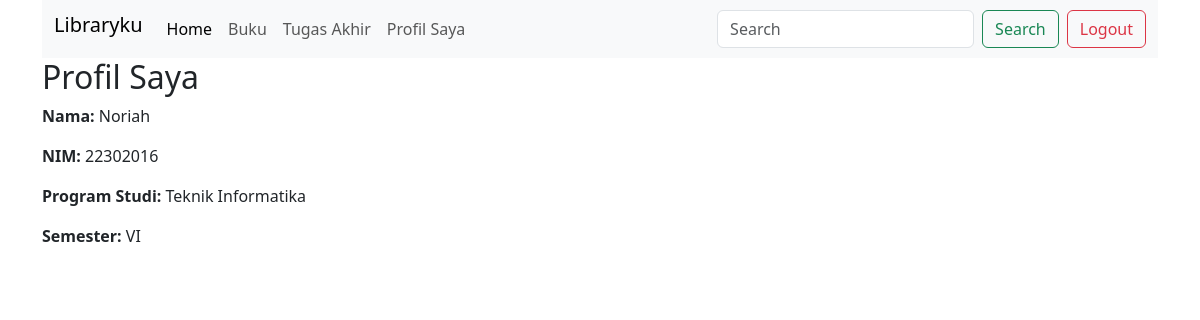
The app's page /Libraryku_Noriah/profil.php (signed in) with its own data.
### tables this page shows
CREATE TABLE `mhs` (
  `nim` int(8) NOT NULL,
  `nama_mhs` varchar(50) NOT NULL,
  `jenkel` enum('Laki-Laki','Perempuan','','') NOT NULL,
  `id_prodi` int(5) NOT NULL,
  `id_smt` int(5) NOT NULL,
  `email` varchar(50) NOT NULL,
  `password` varchar(50) NOT NULL,
  `status` enum('Aktif','Cuti','DO','Undir') NOT NULL,
  `username` varchar(50) NOT NULL
);

CREATE TABLE `prodi` (
  `id_prodi` int(5) NOT NULL,
  `nama_prodi` varchar(50) NOT NULL,
  `jenjang` enum('D3','D4','','') NOT NULL,
  `status` enum('Aktif','Tidak Aktif','','') NOT NULL,
  `create_date` timestamp NOT NULL DEFAULT current_timestamp() ON UPDATE current_timestamp()
);

CREATE TABLE `smt` (
  `id_smt` int(5) NOT NULL,
  `nama_smt` enum('I','II','III','IV','V','VI','VII','VIII') NOT NULL,
  `create_date` timestamp NOT NULL DEFAULT current_timestamp() ON UPDATE current_timestamp()
);

### Libraryku_Noriah/profil.php (the view, shortened to what this page needs)
<?php
include("koneksi.php");
$username_mhs = $_SESSION['username'];
$query = "SELECT mhs.*, prodi.nama_prodi, smt.nama_smt
          FROM mhs
          INNER JOIN prodi ON mhs.id_prodi = prodi.id_prodi
          INNER JOIN smt ON mhs.id_smt = smt.id_smt
          WHERE mhs.username = '$username_mhs'";
$result = mysqli_query($koneksi, $query);
if (mysqli_num_rows($result) > 0) {
    while ($row = mysqli_fetch_assoc($result)) {
?>
<!DOCTYPE html>
<html lang="en">
<head>
    <link href="https://cdn.jsdelivr.net/npm/bootstrap@5.3.2/dist/css/bootstrap.min.css" rel="stylesheet"
 />
</head>
<body>
    <div class="container">
        <nav class="navbar navbar-expand-lg bg-body-tertiary">
  <div class="container-fluid">
    <h1 class="navbar-brand">Libraryku</h1>
    <div class="collapse navbar-collapse" id="navbarSupportedContent">
      <ul class="navbar-nav me-auto mb-2 mb-lg-0">
        <li class="nav-item">
          <a class="nav-link active" aria-current="page" href="mhs.php">Home</a>
        </li>
        <li class="nav-item">
          <a class="nav-link" href="mhs.php/#buku">Buku</a>
        </li> <li class="nav-item">
          <a class="nav-link" href="mhs.php/#laporan">Tugas Akhir</a>
        </li>
        </li> <li class="nav-item">
          <a class="nav-link" href="#">Profil Saya</a>
        </li>
      </ul>
      <form class="d-flex" role="search">
        <input class="form-control me-2" type="search" placeholder="Search" aria-label="Search">
        <button class="btn btn-outline-success" type="submit">Search</button>
        <a class="btn btn-outline-danger ms-2" type="submit" href="logout.php">Logout</a>
      </form>
    </div>
  </div>
</nav>
        <div class="">
        <h2>Profil Saya</h2>
            <p><strong>Nama:</strong> <?php echo $row['nama_mhs']; ?></p>
            <p><strong>NIM:</strong> <?php echo $row['nim']; ?></p>
            <p><strong>Program Studi:</strong> <?php echo $row['nama_prodi']; ?></p>
            <p><strong>Semester:</strong> <?php echo $row['nama_smt']; ?></p>
            </div>
    </div>
</body>
</html>
<?php
    }
} else {
    echo "Data tidak ditemukan";
}
?>

### records on screen
mhs: nama_mhs "Noriah", nim "22302016", id_prodi.nama_prodi "Teknik Informatika", id_smt.nama_smt "VI"
